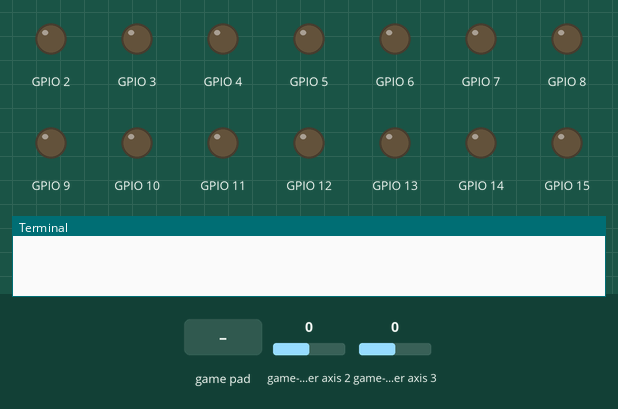
This program was run on a simulated Raspberry Pi (BCM pin numbers). Parts: output pins drawn as LEDs (lit = HIGH), the last lines printed to the terminal. The test bench sets the inputs (shaded band); at power-on: game-controller axis 2 0, game-controller axis 3 0. The pygame window is not drawn.

Above: at 1.2 s.
1.3 s: game-controller button 6 pressed
At 1.4 s:
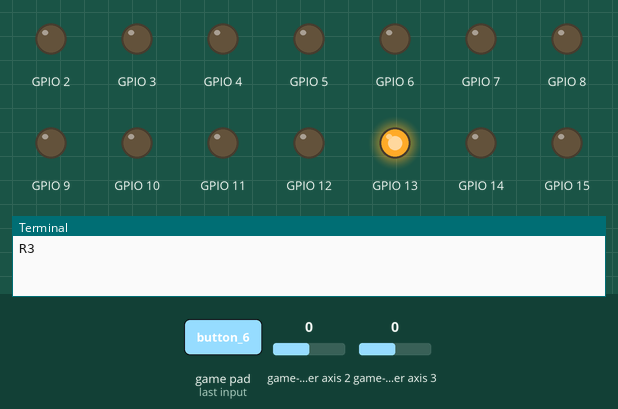
3.0 s: game-controller axis 2 set to -1
4.5 s: game-controller axis 3 set to -1
Timing chart, 0 to 7.5 s (numbered marks = the images above; inputs shaded):
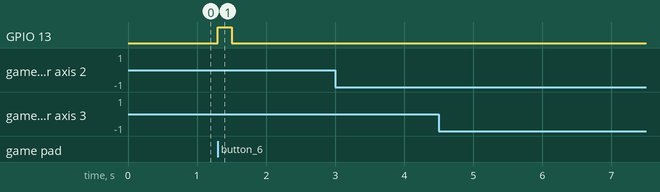

Measured:
- after the input at 1.3 s, GPIO 13: LOW → HIGH at once, → LOW 0.20 s later

The program:

joystick_right.py
```python
import RPi.GPIO as GPIO
from time import sleep

GPIO.setwarnings(False)
GPIO.setmode(GPIO.BCM)
GPIO.setup(2, GPIO.OUT, initial=GPIO.LOW)

GPIO.setwarnings(False)
GPIO.setmode(GPIO.BCM)
GPIO.setup(3, GPIO.OUT, initial=GPIO.LOW)

GPIO.setwarnings(False)
GPIO.setmode(GPIO.BCM)
GPIO.setup(4, GPIO.OUT, initial=GPIO.LOW)

GPIO.setwarnings(False)
GPIO.setmode(GPIO.BCM)
GPIO.setup(5, GPIO.OUT, initial=GPIO.LOW)

GPIO.setwarnings(False)
GPIO.setmode(GPIO.BCM)
GPIO.setup(6, GPIO.OUT, initial=GPIO.LOW)

GPIO.setwarnings(False)
GPIO.setmode(GPIO.BCM)
GPIO.setup(7, GPIO.OUT, initial=GPIO.LOW)

GPIO.setwarnings(False)
GPIO.setmode(GPIO.BCM)
GPIO.setup(8, GPIO.OUT, initial=GPIO.LOW)

GPIO.setwarnings(False)
GPIO.setmode(GPIO.BCM)
GPIO.setup(9, GPIO.OUT, initial=GPIO.LOW)

GPIO.setwarnings(False)
GPIO.setmode(GPIO.BCM)
GPIO.setup(10, GPIO.OUT, initial=GPIO.LOW)

GPIO.setwarnings(False)
GPIO.setmode(GPIO.BCM)
GPIO.setup(11, GPIO.OUT, initial=GPIO.LOW)

GPIO.setwarnings(False)
GPIO.setmode(GPIO.BCM)
GPIO.setup(12, GPIO.OUT, initial=GPIO.LOW)

GPIO.setwarnings(False)
GPIO.setmode(GPIO.BCM)
GPIO.setup(13, GPIO.OUT, initial=GPIO.LOW)

GPIO.setwarnings(False)
GPIO.setmode(GPIO.BCM)
GPIO.setup(14, GPIO.OUT, initial=GPIO.LOW)

GPIO.setwarnings(False)
GPIO.setmode(GPIO.BCM)
GPIO.setup(15, GPIO.OUT, initial=GPIO.LOW)

GPIO.setwarnings(False)
GPIO.setmode(GPIO.BCM)
GPIO.setup(16, GPIO.OUT, initial=GPIO.LOW)

GPIO.setwarnings(False)
GPIO.setmode(GPIO.BCM)
GPIO.setup(17, GPIO.OUT, initial=GPIO.LOW)

GPIO.setwarnings(False)
GPIO.setmode(GPIO.BCM)
GPIO.setup(18, GPIO.OUT, initial=GPIO.LOW)

GPIO.setwarnings(False)
GPIO.setmode(GPIO.BCM)
GPIO.setup(19, GPIO.OUT, initial=GPIO.LOW)

GPIO.setwarnings(False)
GPIO.setmode(GPIO.BCM)
GPIO.setup(20, GPIO.OUT, initial=GPIO.LOW)

GPIO.setwarnings(False)
GPIO.setmode(GPIO.BCM)
GPIO.setup(21, GPIO.OUT, initial=GPIO.LOW)

GPIO.setwarnings(False)
GPIO.setmode(GPIO.BCM)
GPIO.setup(22, GPIO.OUT, initial=GPIO.LOW)

GPIO.setwarnings(False)
GPIO.setmode(GPIO.BCM)
GPIO.setup(23, GPIO.OUT, initial=GPIO.LOW)

GPIO.setwarnings(False)
GPIO.setmode(GPIO.BCM)
GPIO.setup(24, GPIO.OUT, initial=GPIO.LOW)

GPIO.setwarnings(False)
GPIO.setmode(GPIO.BCM)
GPIO.setup(25, GPIO.OUT, initial=GPIO.LOW)

GPIO.setwarnings(False)
GPIO.setmode(GPIO.BCM)
GPIO.setup(26, GPIO.OUT, initial=GPIO.LOW)

GPIO.setwarnings(False)
GPIO.setmode(GPIO.BCM)
GPIO.setup(27, GPIO.OUT, initial=GPIO.LOW)


import pygame


pygame.init()

clock = pygame.time.Clock()

FPS = 30

running = True


#basic do joystick

pygame.joystick.init()

joystick = pygame.joystick.Joystick(0)

joystick.init()

screen = pygame.display.set_mode((400,300))

pygame.display.set_caption('Control')


while running:


    for event in pygame.event.get():

        if event.type == pygame.QUIT:

            running = False

        elif event.type == pygame.KEYDOWN:

            if event.key == pygame.K_ESCAPE:

                running = False

    clock.tick(FPS)

    pygame.display.update()

    R_verticalaxis = joystick.get_axis(3)

    if R_verticalaxis < -0.1:
        print('Right Stick Up')

    R_verticalaxis = joystick.get_axis(3)

    if R_verticalaxis > 0.1:
        print('Right Stick Down')


    R_horizontalaxis = joystick.get_axis(2)

    if R_horizontalaxis < -0.1:

        print('Right Stick Left')
        #GPIO.output(19, GPIO.HIGH)
        #sleep(0.2)
        #GPIO.output(19, GPIO.LOW)

    R_horizontalaxis = joystick.get_axis(2)

    if R_horizontalaxis > 0.1:

        print('Right Stick Right')
        #GPIO.output(20, GPIO.HIGH)
        #sleep(0.2)
        #GPIO.output(20, GPIO.LOW)

    R1 = joystick.get_button(6)

    if R1:
        print ('R3')
        GPIO.output(13, GPIO.HIGH)
        sleep(0.2)
        GPIO.output(13, GPIO.LOW)

    R2 = joystick.get_button(9)

    if R2:
        print ("R2")


pygame.quit()
```
